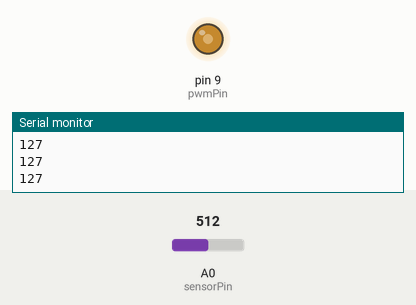
The sketch below on a simulated Arduino Uno, built with avr-gcc and run on an emulated ATmega328P. Parts: output pins drawn as LEDs (lit = HIGH), the last lines printed to the serial monitor. Inputs (shaded band) come from the test bench; at power-on: A0 (sensorPin) = 512.

Above: at 1.2 s.
1.3 s: A0 (sensorPin) set to 716
At 1.9 s:
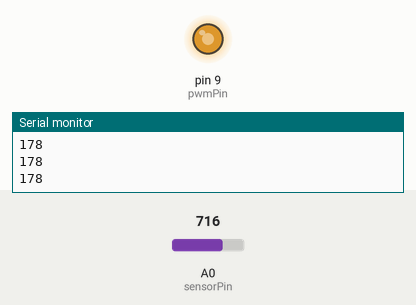
2.8 s: A0 (sensorPin) set to 900
At 3.2 s:
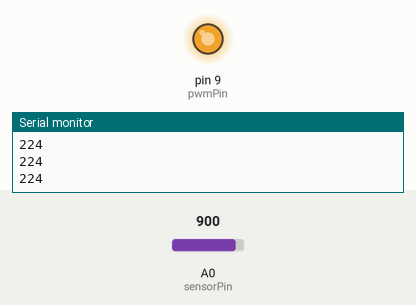
4.3 s: A0 (sensorPin) set to 122
At 5.4 s:
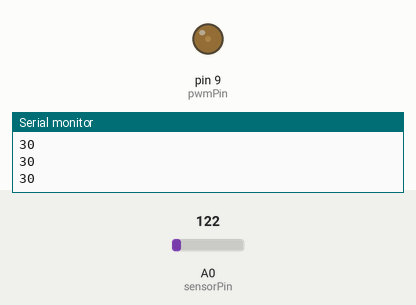
5.8 s: A0 (sensorPin) set to 0
At 6.5 s:
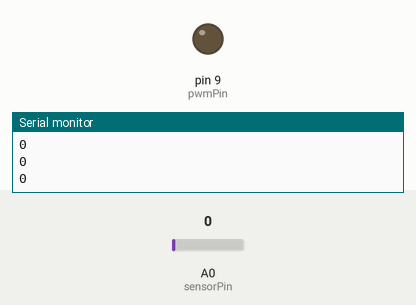
7.3 s: A0 (sensorPin) set to 511
At 7.7 s:
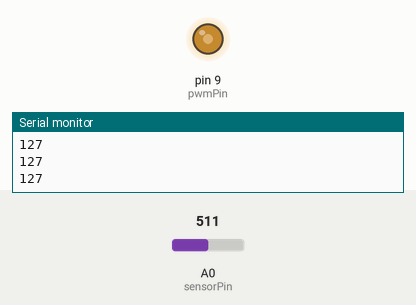
Timing chart, 0 to 9.8 s (numbered marks = the images above; inputs shaded):
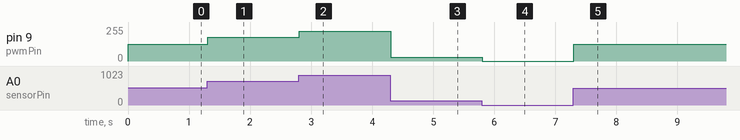

The sketch:

pwmPot.ino
```cpp
int pwmPin = 9;         // Pin controlado por PWM
const int sensorPin = A0;
int  pwm;
int valorAnalogo;
void setup(){
Serial.begin(9600);
  }
void loop() {
  valorAnalogo = analogRead(sensorPin);
  pwm = map(valorAnalogo, 0, 1023, 0, 255);
  Serial.println(pwm);
// Serial.println(valorAnalogo);
  analogWrite(pwmPin,pwm);
}
```

Measured:
- after the input at 1.3 s, pin 9 (pwmPin): 127/255 → 178/255 at once
- after the input at 2.8 s, pin 9 (pwmPin): 178/255 → 224/255 at once
- after the input at 4.3 s, pin 9 (pwmPin): 224/255 → 30/255 at once
- after the input at 5.8 s, pin 9 (pwmPin): 30/255 → 0/255 at once
- after the input at 7.3 s, pin 9 (pwmPin): 0/255 → 127/255 at once
